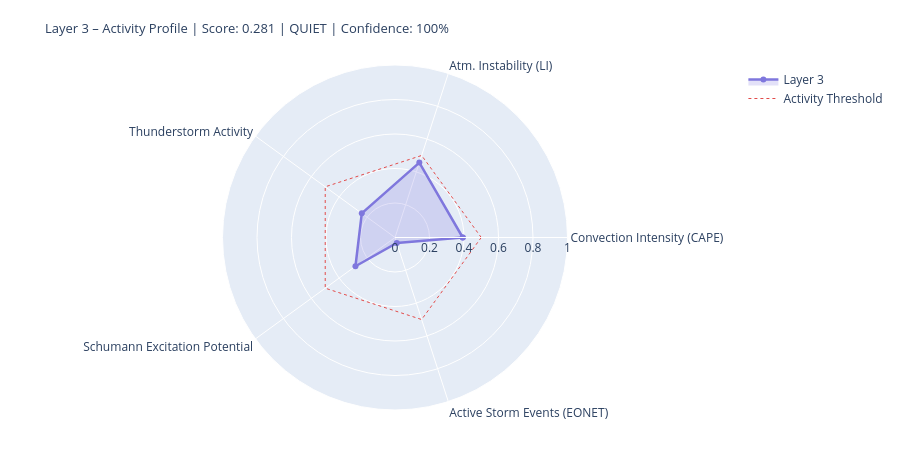

Source (notebook cell):
### Markdown cell above
---
## 4. State Assessment & Handoff to Layer 4/5

### Code cell
# ============================================================
# LAYER-3-SCORE
# Five dynamic components
# ============================================================

def norm(v, lo, hi):
    if v is None or (isinstance(v, float) and math.isnan(v)): return None
    return round(max(0.0, min(1.0, (v - lo) / (hi - lo))), 4)

# --- 1) Convection intensity (global CAPE mean) ---
cape_mean = df_atm['cape'].dropna().mean() if not df_atm.empty else None
conv_score = norm(cape_mean, 0, 3000)
conv_src   = 'primary' if cape_mean is not None else 'missing'

# --- 2) Atmospheric instability (LI mean) ---
li_mean   = df_atm['li'].dropna().mean() if not df_atm.empty else None
# Negative LI = unstable → higher score
instab_score = norm(-li_mean if li_mean is not None else None, -6, 6)
instab_src   = 'primary' if li_mean is not None else 'missing'

# --- 3) Thunderstorm activity (mean thunder score + WMO count) ---
thunder_mean = df_atm['thunder_score'].mean() if not df_atm.empty else None
n_thunder    = int(df_atm['thunderstorm'].sum()) if not df_atm.empty else 0
thunder_score_val = norm(
    (thunder_mean or 0) * 0.7 + n_thunder * 0.1, 0, 1.0
) if thunder_mean is not None else None
thunder_src = 'primary'

# --- 4) Schumann excitation potential (weighted Schumann contribution) ---
schumann_pot = df_atm['schumann_contribution'].mean() if not df_atm.empty else None
# Boosted by Layer-2 thunderstorm trigger
if schumann_pot is not None and l2_thunder:
    schumann_pot = min(1.0, schumann_pot * 1.2)
schumann_score = norm(schumann_pot, 0, 1.0) if schumann_pot is not None else None
schumann_src   = 'derived'

# --- 5) Storm activity (NASA EONET) ---
# Distinction: None = data not loaded, 0.0 = loaded but no events
storm_score = None
storm_src   = 'missing'
if raw.get('storms') is not None:          # API reached successfully
    storm_score = norm(len(storm_events), 0, 30) if storm_events else 0.0
    storm_src   = 'primary'

# X-Ray and Kp: context only, not in dynamic score
# (X-Ray = Layer-0/4 driver; Kp = geomagnetic index, not a lightning proxy)
xray_context = None
if raw.get('xray'):
    df_xc = pd.DataFrame(raw['xray'])
    fc = next((c for c in df_xc.columns
               if any(k in c.lower() for k in ['flux','long']) and 'time' not in c.lower()),
              df_xc.columns[1])
    df_xc[fc] = pd.to_numeric(df_xc[fc], errors='coerce')
    xray_last = df_xc[fc].dropna().iloc[-1] if not df_xc[fc].dropna().empty else None
    if xray_last:
        xray_class = ('X' if xray_last>=1e-4 else 'M' if xray_last>=1e-5
                      else 'C' if xray_last>=1e-6 else 'B')
        xray_context = {'flux': float(xray_last), 'class': xray_class}
        print(f'X-Ray context: {xray_class}-class ({xray_last:.2e} W/m²)')

# --- Aggregate ---
COMPONENTS = {
    'Convection Intensity (CAPE)':  {'score': conv_score,       'source': conv_src,    'dynamic': True},
    'Atm. Instability (LI)':         {'score': instab_score,     'source': instab_src,  'dynamic': True},
    'Thunderstorm Activity':              {'score': thunder_score_val, 'source': thunder_src, 'dynamic': True},
    'Schumann Excitation Potential':   {'score': schumann_score,   'source': schumann_src,'dynamic': True},
    'Active Storm Events (EONET)': {'score': storm_score,      'source': storm_src,   'dynamic': True},
}

available   = {k: v['score'] for k, v in COMPONENTS.items() if v['score'] is not None}
unavailable = [k for k, v in COMPONENTS.items() if v['score'] is None]
layer3_score = round(sum(available.values()) / len(available), 4) if available else None
confidence   = round(len(available) / len(COMPONENTS), 2)
level = ('unknown' if layer3_score is None
         else 'quiet'   if layer3_score < 0.3
         else 'moderate' if layer3_score < 0.6
         else 'active')
dominant_l3 = max(available, key=available.get) if available else 'none'

# --- Ausgabe ---
W = 68
print('=' * W)
print('LAYER 3 – ATMOSPHERE / WEATHER / THUNDERSTORMS – STATE ASSESSMENT')
print('=' * W)
for name, comp in COMPONENTS.items():
    s = comp['score']
    if s is not None:
        bar = '█' * int(s * 20) + '░' * (20 - int(s * 20))
        print(f'  {name:<36} {bar}  {s:.3f}  [{comp["source"]}]')
    else:
        print(f'  {name:<36} {"─" * 20}  n/a   [missing]')
print('-' * W)
print(f'  Score:        {layer3_score:.3f}  ({len(available)}/{len(COMPONENTS)} components)')
print(f'  Confidence:   {confidence:.0%}')
print(f'  Level:        {level.upper()}')
print(f'  Dominant:     {dominant_l3}')
print(f'  CAPE mean:    {cape_mean:.0f} J/kg' if cape_mean else '  CAPE mean:    n/a')
print(f'  LI mean:      {li_mean:.1f} K' if li_mean is not None else '  LI mean:      n/a')
print(f'  Thunderstorms:{n_thunder} points (WMO)  +  {len(storm_events)} NASA EONET')
print('=' * W)

# Radar
cats   = list(available.keys())
vals_r = list(available.values())
if len(cats) >= 3:
    fig = go.Figure()
    fig.add_trace(go.Scatterpolar(
        r=vals_r + [vals_r[0]], theta=cats + [cats[0]],
        fill='toself', fillcolor='rgba(127,119,221,0.22)',
        line=dict(color='#7F77DD', width=2.5), name='Layer 3'
    ))
    fig.add_trace(go.Scatterpolar(
        r=[0.5] * (len(cats)+1), theta=cats + [cats[0]],
        line=dict(color='#E24B4A', dash='dot', width=1),
        mode='lines', name='Activity Threshold'
    ))
    fig.update_layout(
        title=dict(
            text=f'Layer 3 – Activity Profile | Score: {layer3_score:.3f} | {level.upper()} | Confidence: {confidence:.0%}',
            font=dict(size=13)
        ),
        polar=dict(radialaxis=dict(visible=True, range=[0, 1])),
        height=450, showlegend=True,
        margin=dict(l=60, r=60, t=65, b=40)
    )
    fig.show()

### Figure 1 — Plotly figure (JSON) as saved in the notebook; plotly's stock layout.template omitted (floating-point values rounded to 4 significant figures)
{"data": [{"fill": "toself", "fillcolor": "rgba(127,119,221,0.22)", "line": {"color": "#7F77DD", "width": 2.5}, "name": "Layer 3", "r": [0.3927, 0.4567, 0.238, 0.2834, 0.0333, 0.3927], "theta": ["Convection Intensity (CAPE)", "Atm. Instability (LI)", "Thunderstorm Activity", "Schumann Excitation Potential", "Active Storm Events (EONET)", "Convection Intensity (CAPE)"], "type": "scatterpolar"}, {"line": {"color": "#E24B4A", "dash": "dot", "width": 1}, "mode": "lines", "name": "Activity Threshold", "r": [0.5, 0.5, 0.5, 0.5, 0.5, 0.5], "theta": ["Convection Intensity (CAPE)", "Atm. Instability (LI)", "Thunderstorm Activity", "Schumann Excitation Potential", "Active Storm Events (EONET)", "Convection Intensity (CAPE)"], "type": "scatterpolar"}], "layout": {"height": 450, "margin": {"b": 40, "l": 60, "r": 60, "t": 65}, "polar": {"radialaxis": {"range": [0, 1], "visible": true}}, "showlegend": true, "title": {"font": {"size": 13}, "text": "Layer 3 – Activity Profile | Score: 0.281 | QUIET | Confidence: 100%"}}}
